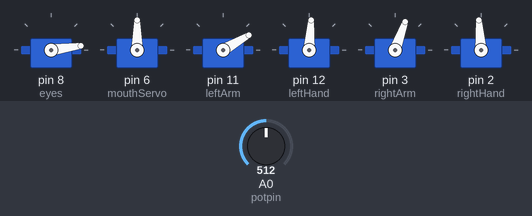
A sketch run on a simulated Arduino Uno, built with avr-gcc and run on an emulated ATmega328P. On the bench: 6 × servo. The test bench sets the inputs (shaded band); at power-on: A0 (potpin) = 512. Random numbers use the default seed unless the sketch sets one.

Above: at 0.15 s.
At 0.7 s:
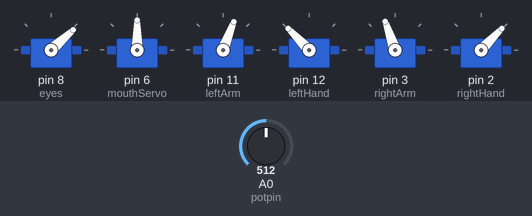
At 2.5 s:
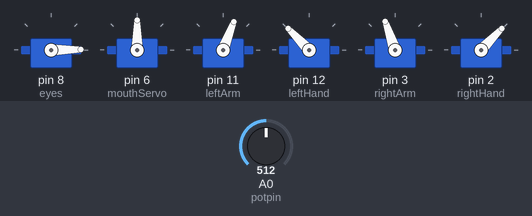
At 11.9 s:
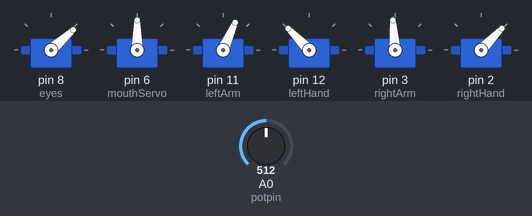
At 15.7 s:
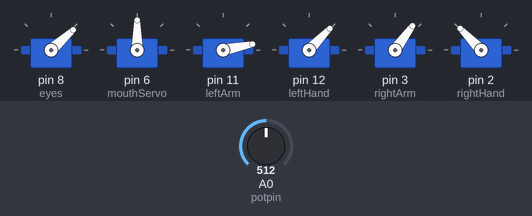
At 28.9 s:
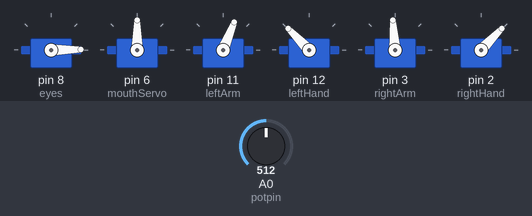
Timing chart, 0 to 40.0 s (numbered marks = the images above):
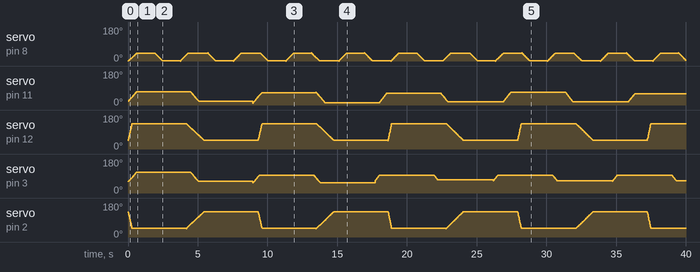

The sketch:

DragonCode.ino
```cpp
#include <Servo.h>
#include <Math.h>

/* PART  			-- Port #
 *
 * Mouth Servo		-- Digital 6
 * Potentiometer	-- Analog  0
 * Eyes				-- Digital 8
 * Left Arm			-- Digital 11
 * Left Hand		-- Digital 12
 * Right Arm		-- Digital 3
 * Right Hand		-- Digital 2
 * PIN 0, 1 & 13 ARE BROKEN !!!!!!!
 */

//Head Servos
Servo eyes;
Servo mouthServo;

//Arm Servos
Servo leftArm;
Servo leftHand;
Servo rightArm;
Servo rightHand;

short pos = 0;			//variable to store the servo position
const short potpin = 0;	//analog pin used to connect the potentiometer
long counter = 0;

int stateOne = 0;
int stateTwo = 0;
int secondCounter = 0;

//arm mins & maxes
short leftArmMin = 20;
short leftArmMax = 70;
short rightArmMin = 60;
short rightArmMax = 110;

int laInnerCount = 0;
int laStateCount = 0;
int raInnerCount = 0;
int raStateCount = 0;
int rHInnerCount = 0;
int rHStateCount = 0;
int lHInnerCount = 0;
int lHStateCount = 0;

const boolean debug = false;

void setup()
{
	//Head Stuff
	eyes.attach(8);
	mouthServo.attach(6);

	//Arm Stuff
	leftArm.attach(11);		//Left Arm Elbow
	leftHand.attach(12);	//Left Hand Fingers (180 is open, 90 is closed gripped)
	rightArm.attach(3);		//Right Arm Elbow
	rightHand.attach(2);	//Right Hand FIngers (180 is open, 90 is closed gripped)


	if (debug)
		Serial.begin(9600);
}

void jawCode(int minJawOp, int maxJawOp)
{
	//if (minJawOp >= maxJawOp)	return;	//A silent-fail solution

	int val = analogRead(potpin);		// reads the value of the potentiometer (value between 0 and 1023)
	val = floor((double) val / 10) * 10;

	val = map(val, 0, 1023, 0, 384);
	val = val - 87;

	if (val <= maxJawOp && val >= minJawOp)
		mouthServo.write(val);			// sets the servo position according to the scaled value
}


void writeToServo(Servo &servoName, int count, boolean invert)
{
	if (debug)
	{
		Serial.print("writeToServo Location: ");
		Serial.println(count);
	}

	if (invert)
		servoName.write(invertServoPosition(count));
	else
		servoName.write(count);
}

void movement(Servo &servoItem, boolean invert, int &state, int moveSpeed, int startPos, int endPos, int &innerCounter, int timeDelay, int timeDelay2, int moveSpeedTwo)
{
	if (debug)
	{
		Serial.print("movement State = ");
		Serial.println(state);
	}

	switch (state)
	{
		case 0:
			//start state moving from beginner position
			if (counter%moveSpeed == 0)
			{
				writeToServo(servoItem, (startPos+innerCounter), invert);
				innerCounter = innerCounter + 1;
			}

			if (startPos + innerCounter >= endPos)
			{
				if (debug)
					Serial.println("startPos + innerCounter = endPos");

				state = 1;
				innerCounter = 0;
			}
			break;
		case 1:
			//the first delay
			if (innerCounter < timeDelay)
			{
				innerCounter++;
			}
			else if (innerCounter >= timeDelay)
			{
				state = 2;
				innerCounter = 0;
			}
			break;
		case 2:
			//move back
			if (counter % moveSpeedTwo == 0)
			{
				writeToServo(servoItem, (endPos - innerCounter), invert);
				innerCounter++;
			}
			if (endPos - innerCounter <= startPos)
			{
				state = 3;
				innerCounter = 0;
			}
			break;
		case 3:
			//the second delay
			if (innerCounter < timeDelay)
			{
				innerCounter++;
			}
			else if (innerCounter >= timeDelay)
			{
				state = 0;
				innerCounter = 0;
			}
			break;
		//default: This should NEVER happen
	}
}

void loop()
{
	hereBeDragons();
}

int invertServoPosition(int pos)
{
	return abs(180 - pos);
}

void optometry()
{
	if (debug)
	{
		Serial.print("stateOne: ");
		Serial.println(stateOne);
		Serial.print("secondCounter: ");
		Serial.println(secondCounter);
	}
	movement(eyes, false, stateOne, 10, 0, 43, secondCounter, 1000, 100, 10);
	delay(400);
}

void testArm(Servo &arm, boolean invert)
{
	//writeToServo(arm, 30, invert);
	leftArm.write(30);
	delay(2000);
	//writeToServo(arm, 60, invert);
	leftArm.write(60);
	delay(2000);
	//writeToServo(arm, 90, invert);
	leftArm.write(90);
	delay(2000);
	//70 - 120
	//void movement(Servo &servoItem, boolean invert, int &state, int moveSpeed, int startPos, int endPos, int &innerCounter, int timeDelay, int timeDelay2, int moveSpeedTwo)
}

void hereBeDragons()
{
	//mouth close, mouth open
	if (debug)	Serial.println("Jaw");
	jawCode(invertServoPosition(155) + 5, invertServoPosition(100));

	//Eyes
	movement(eyes, false, stateOne, 10, 0, 43, secondCounter, 1000, 100, 10);

	//Arms
	//Optimal operating range is 20 - 70
	if (debug)	Serial.println("Left Arm");
	movement(leftArm, false, stateTwo, 8, leftArmMin, leftArmMax, laInnerCount, 3000, 4000, 8);

	//Optimal operating range is 60 - 110
	if (debug)	Serial.println("Right Arm");
	movement(rightArm, false, raStateCount, 8, rightArmMin, rightArmMax, raInnerCount, 3000, 4000, 8);

	//Randomized arm movements
	if(stateTwo == 0 && laInnerCount == 0)
	{
		leftArmMin = random(10, 30);
		leftArmMax = random(60, 75);
	}

	if(raStateCount == 0 && raInnerCount == 0)
	{
		rightArmMin = random(50, 70);
		rightArmMax = random(95, 11);
	}

	//Hands
	movement(leftHand, false, lHStateCount, 2, 45, 135, lHInnerCount, 3000, 3000, 10);
	movement(rightHand, true, rHStateCount, 2, 45, 135, rHInnerCount, 3000, 3000, 10);

	delay(1);
	counter++;
}
```
